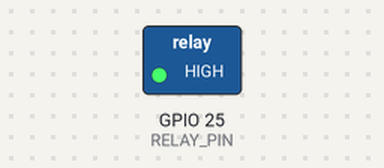
Simulated run of this program. Board: ESP32. On the bench: switched loads named in the program (green lamp = pin HIGH).

Above: at 2.5 s.
At 7.5 s:
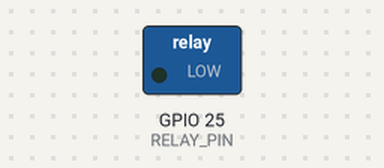
Timing chart, 0 to 13.0 s (numbered marks = the images above):
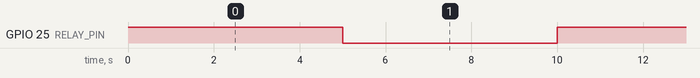

The program:

main.cpp
```cpp
// (licence header left out)
#include <Arduino.h>

#define RELAY_PIN	25

void setup() {
	/* set relay pin as output*/
	pinMode(RELAY_PIN,OUTPUT);
}

void loop() {

	digitalWrite(RELAY_PIN, HIGH);
	delay(5000);
	digitalWrite(RELAY_PIN, LOW);
	delay(5000);
}
```

Measured:
- by itself, GPIO 25 (RELAY_PIN): alternates HIGH for 5.0 s and LOW for 5.0 s
